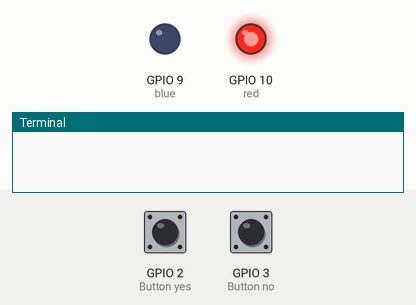
Recording of a program running on a simulated Raspberry Pi (BCM pin numbers). On the bench: output pins drawn as LEDs (lit = HIGH), the last lines printed to the terminal. Inputs (shaded band) come from the test bench; at power-on: GPIO 2 (Button yes) HIGH, GPIO 3 (Button no) HIGH. Random numbers come from a fixed seed.

Above: at 0.1 s.
At 6.1 s:
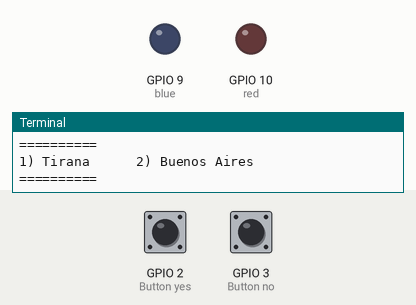
Timing chart, 0 to 7.6 s (numbered marks = the images above):
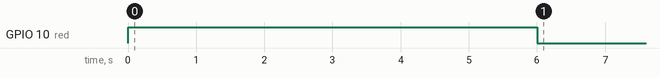

The program:

prog06_interactive_question_game.py
```python
from gpiozero import Button, LED
from time import sleep
import random

blue = LED(9)
red = LED(10)

yes = Button(2)
no  = Button(3)

qa = {
    'Törökország': 'Ankara',
    'Albánia'    : 'Tirana',
    'Argentína'  : 'Buenos Aires',
    'Ausztria'   : 'Bécs',
    'Görögország': 'Athén',
    'Szerbia'    : 'Belgrád',
    'Németország': 'Berlin',
    'Ausztrália' : 'Canberra',
    'Írország'   : 'Dublin',
    'Norvégia'   : 'Oslo',
}

press = False
right_answer = 0

def question(country):
    txt = f'Mi {country} fővárosa?'
    return txt

def options(city, opt):
    global right_answer
    a = [random.choice(opt)]
    a.append(city)
    random.shuffle(a)
    txt = f'1) {a[0]}      2) {a[1]}'
    right_answer = a.index(city) + 1
    return txt

def pressed(button, pos = 0):
    global press, right_answer
    if pos == right_answer:
        blue.on()
        sleep(3)
        blue.off()
    else:
        red.on()
        sleep(3)
        red.off()
    press = False

yes.when_pressed = pressed(yes, pos = 1)
no.when_pressed  = pressed(no, pos = 2)

while True:
    if not press:
        press = True
        country = random.choice(list(qa.keys()))
        city    = qa[country]
        wrong_answers = list(qa.values())
        wrong_answers.remove(city)
        print(question(country))
        print('='*10)
        print(options(city, wrong_answers))
        print('='*10)
```
